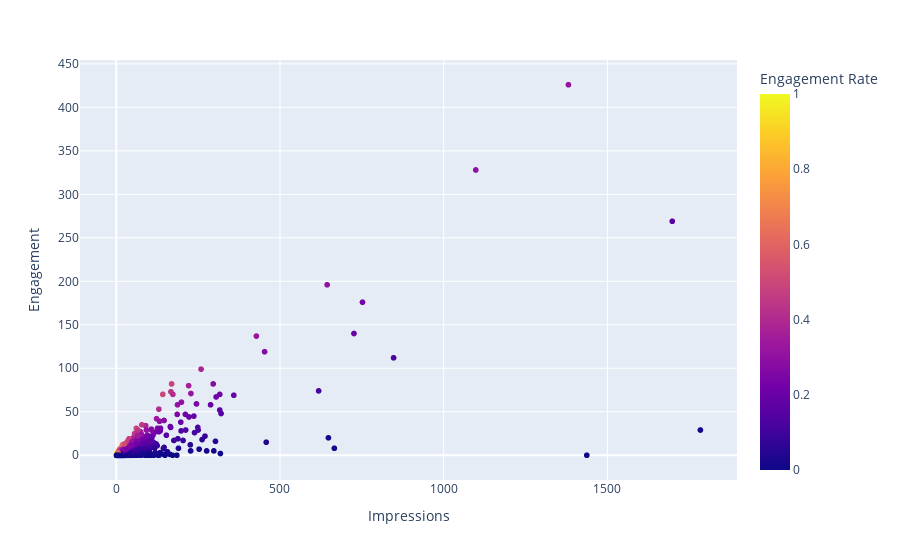

Here is the notebook cell this chart was saved with:
### Markdown cell above
Visualization to see the distribution of engagement/impressions with the color showing us the engagement rate. This is to see the distribution of engagmenets and impressions

### Code cell
fig = px.scatter(x=count["engagement"], y=sum["engagement"], color=sum["engagement"]/count["engagement"],labels={
                      "x":"Impressions","y":"Engagement","color":"Engagement Rate"
                    })
fig.show()

### Figure 1 — Plotly figure (JSON) as saved in the notebook; plotly's stock layout.template omitted (floating-point values rounded to 4 significant figures; data arrays with more than 128 entries replaced by an {"elided": "..."} marker saying what was removed)
{"data": [{"hovertemplate": "Impressions=%{x}<br>Engagement=%{y}<br>Engagement Rate=%{marker.color}<extra></extra>", "legendgroup": "", "marker": {"color": {"elided": "19982 float values"}, "coloraxis": "coloraxis", "symbol": "circle"}, "mode": "markers", "name": "", "showlegend": false, "type": "scattergl", "x": {"elided": "19982 int values"}, "xaxis": "x", "y": {"elided": "19982 int values"}, "yaxis": "y"}], "layout": {"coloraxis": {"colorbar": {"title": {"text": "Engagement Rate"}}, "colorscale": [[0, "#0d0887"], [0.1111, "#46039f"], [0.2222, "#7201a8"], [0.3333, "#9c179e"], [0.4444, "#bd3786"], [0.5556, "#d8576b"], [0.6667, "#ed7953"], [0.7778, "#fb9f3a"], [0.8889, "#fdca26"], [1, "#f0f921"]]}, "legend": {"tracegroupgap": 0}, "margin": {"t": 60}, "xaxis": {"anchor": "y", "domain": [0, 1], "title": {"text": "Impressions"}}, "yaxis": {"anchor": "x", "domain": [0, 1], "title": {"text": "Engagement"}}}}
